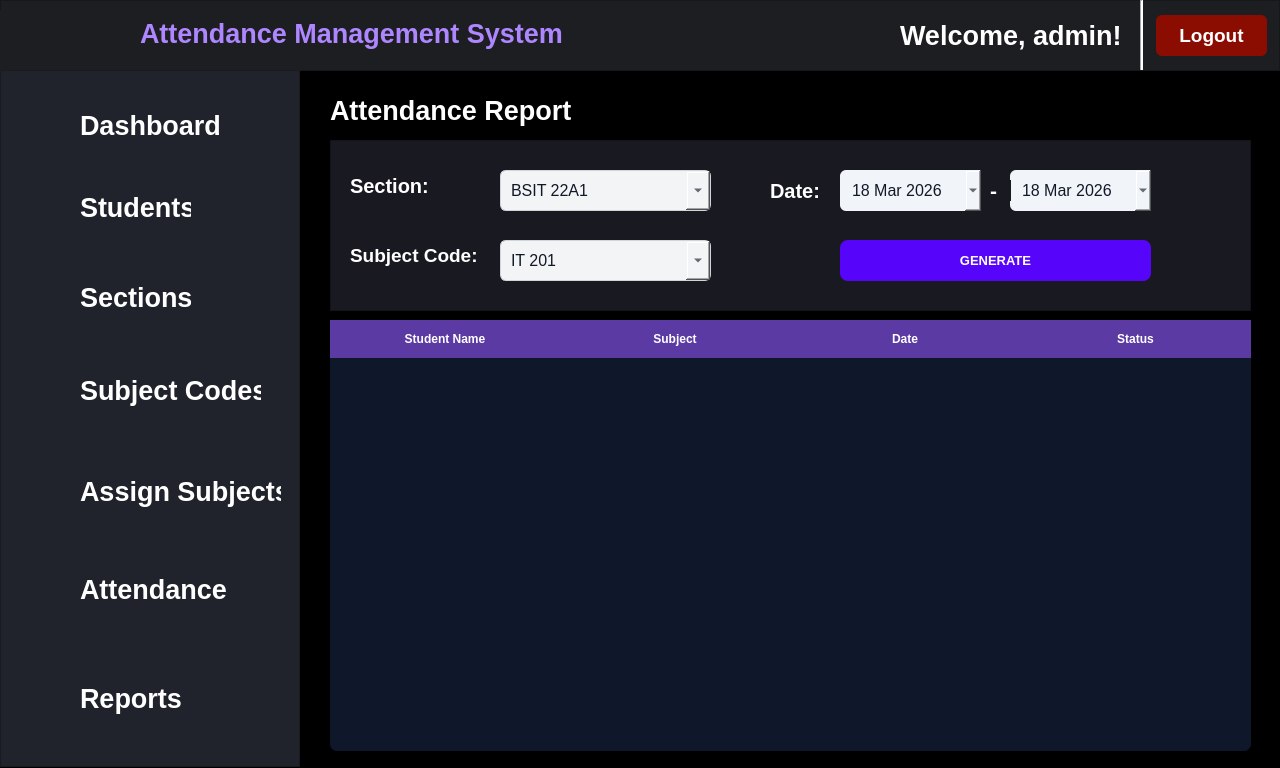
<?xml version="1.0" encoding="UTF-8"?>
<ui version="4.0">
 <class>MainWindow</class>
 <widget class="QMainWindow" name="MainWindow">
  <property name="geometry">
   <rect>
    <x>0</x>
    <y>0</y>
    <width>1280</width>
    <height>768</height>
   </rect>
  </property>
  <property name="minimumSize">
   <size>
    <width>1280</width>
    <height>768</height>
   </size>
  </property>
  <property name="maximumSize">
   <size>
    <width>1280</width>
    <height>768</height>
   </size>
  </property>
  <property name="windowTitle">
   <string>MainWindow</string>
  </property>
  <property name="styleSheet">
   <string notr="true">QMainWindow {
    background-color: #000000;
}

QWidget#centralwidget {
    background-color: #000000;
}</string>
  </property>
  <widget class="QWidget" name="centralwidget">
   <widget class="QTableWidget" name="attendanceTable">
    <property name="geometry">
     <rect>
      <x>330</x>
      <y>320</y>
      <width>921</width>
      <height>431</height>
     </rect>
    </property>
    <property name="autoFillBackground">
     <bool>false</bool>
    </property>
    <property name="styleSheet">
     <string notr="true">QTableWidget#attendanceTable {
    background-color: #0f172a;
    alternate-background-color: #1e293b;
    border: none;
    color: white;
    font-size: 14px;
    gridline-color: #1e293b;
	border-radius: 7px;
}

QHeaderView::section {
    background-color: #5b3aa4;
    color: white;
    padding: 10px;
    border: none;
    font-weight: bold;
}

QTableWidget::item {
    padding: 10px;
    border: none;
}

QTableWidget::item:selected {
    background-color: #7c3aed;
    color: white;
}</string>
    </property>
    <attribute name="horizontalHeaderCascadingSectionResizes">
     <bool>false</bool>
    </attribute>
    <attribute name="horizontalHeaderDefaultSectionSize">
     <number>230</number>
    </attribute>
    <attribute name="horizontalHeaderShowSortIndicator" stdset="0">
     <bool>false</bool>
    </attribute>
    <attribute name="horizontalHeaderStretchLastSection">
     <bool>true</bool>
    </attribute>
    <column>
     <property name="text">
      <string>Student Name</string>
     </property>
    </column>
    <column>
     <property name="text">
      <string>Subject</string>
     </property>
    </column>
    <column>
     <property name="text">
      <string>Date</string>
     </property>
    </column>
    <column>
     <property name="text">
      <string>Status</string>
     </property>
    </column>
   </widget>
   <widget class="QFrame" name="topbar">
    <property name="geometry">
     <rect>
      <x>0</x>
      <y>0</y>
      <width>1280</width>
      <height>71</height>
     </rect>
    </property>
    <property name="styleSheet">
     <string notr="true">background-color: #1D1E21;</string>
    </property>
    <property name="frameShape">
     <enum>QFrame::StyledPanel</enum>
    </property>
    <property name="frameShadow">
     <enum>QFrame::Raised</enum>
    </property>
    <widget class="QLabel" name="label">
     <property name="geometry">
      <rect>
       <x>0</x>
       <y>10</y>
       <width>151</width>
       <height>71</height>
      </rect>
     </property>
     <property name="text">
      <string/>
     </property>
     <property name="pixmap">
      <pixmap>../assets/140x140.png</pixmap>
     </property>
    </widget>
    <widget class="QLabel" name="label_2">
     <property name="geometry">
      <rect>
       <x>140</x>
       <y>8</y>
       <width>431</width>
       <height>50</height>
      </rect>
     </property>
     <property name="font">
      <font>
       <family>Segoe UI</family>
       <pointsize>20</pointsize>
       <weight>75</weight>
       <bold>true</bold>
      </font>
     </property>
     <property name="styleSheet">
      <string notr="true">color: #AE86FF;</string>
     </property>
     <property name="text">
      <string>Attendance Management System</string>
     </property>
    </widget>
    <widget class="QPushButton" name="pushButton_9">
     <property name="geometry">
      <rect>
       <x>1156</x>
       <y>15</y>
       <width>111</width>
       <height>41</height>
      </rect>
     </property>
     <property name="font">
      <font>
       <family>Segoe UI</family>
       <pointsize>14</pointsize>
       <weight>75</weight>
       <bold>true</bold>
      </font>
     </property>
     <property name="cursor">
      <cursorShape>PointingHandCursor</cursorShape>
     </property>
     <property name="styleSheet">
      <string notr="true">QPushButton {
background-color: #8B0C00;
border: none;
color: white;
border-radius: 6px;
}

QPushButton:hover {
background-color: #67160F;
}</string>
     </property>
     <property name="text">
      <string>Logout</string>
     </property>
    </widget>
    <widget class="Line" name="line">
     <property name="geometry">
      <rect>
       <x>1140</x>
       <y>0</y>
       <width>3</width>
       <height>70</height>
      </rect>
     </property>
     <property name="styleSheet">
      <string notr="true">background-color: white;</string>
     </property>
     <property name="orientation">
      <enum>Qt::Vertical</enum>
     </property>
    </widget>
    <widget class="QLabel" name="label_9">
     <property name="geometry">
      <rect>
       <x>900</x>
       <y>10</y>
       <width>221</width>
       <height>50</height>
      </rect>
     </property>
     <property name="font">
      <font>
       <family>Segoe UI</family>
       <pointsize>20</pointsize>
       <weight>75</weight>
       <bold>true</bold>
      </font>
     </property>
     <property name="styleSheet">
      <string notr="true">color: white;</string>
     </property>
     <property name="text">
      <string>Welcome, admin!</string>
     </property>
    </widget>
   </widget>
   <widget class="QFrame" name="frame_2">
    <property name="geometry">
     <rect>
      <x>0</x>
      <y>70</y>
      <width>300</width>
      <height>697</height>
     </rect>
    </property>
    <property name="styleSheet">
     <string notr="true">background-color: #20232B;
padding: 10px;</string>
    </property>
    <property name="frameShape">
     <enum>QFrame::StyledPanel</enum>
    </property>
    <property name="frameShadow">
     <enum>QFrame::Raised</enum>
    </property>
    <widget class="QPushButton" name="pushButton_8">
     <property name="geometry">
      <rect>
       <x>70</x>
       <y>30</y>
       <width>161</width>
       <height>51</height>
      </rect>
     </property>
     <property name="font">
      <font>
       <family>Segoe UI</family>
       <pointsize>20</pointsize>
       <weight>75</weight>
       <italic>false</italic>
       <bold>true</bold>
      </font>
     </property>
     <property name="cursor">
      <cursorShape>PointingHandCursor</cursorShape>
     </property>
     <property name="styleSheet">
      <string notr="true">QPushButton {
    color: white;
    background: transparent;
    border: none;
    text-align: left;
    padding: 10px;
}

QPushButton:hover {
    color: #7B2CFF;
}

QPushButton:checked {
    color: #7B2CFF;
    font-weight: bold;
}</string>
     </property>
     <property name="text">
      <string>Dashboard</string>
     </property>
    </widget>
    <widget class="QPushButton" name="pushButton_10">
     <property name="geometry">
      <rect>
       <x>70</x>
       <y>112</y>
       <width>131</width>
       <height>51</height>
      </rect>
     </property>
     <property name="font">
      <font>
       <family>Segoe UI</family>
       <pointsize>20</pointsize>
       <weight>75</weight>
       <italic>false</italic>
       <bold>true</bold>
      </font>
     </property>
     <property name="cursor">
      <cursorShape>PointingHandCursor</cursorShape>
     </property>
     <property name="styleSheet">
      <string notr="true">QPushButton {
    color: white;
    background: transparent;
    border: none;
    text-align: left;
    padding: 10px;
}

QPushButton:hover {
    color: #7B2CFF;
}

QPushButton:checked {
    color: #7B2CFF;
    font-weight: bold;
}</string>
     </property>
     <property name="text">
      <string>Students</string>
     </property>
    </widget>
    <widget class="QPushButton" name="pushButton_11">
     <property name="geometry">
      <rect>
       <x>70</x>
       <y>202</y>
       <width>131</width>
       <height>51</height>
      </rect>
     </property>
     <property name="font">
      <font>
       <family>Segoe UI</family>
       <pointsize>20</pointsize>
       <weight>75</weight>
       <italic>false</italic>
       <bold>true</bold>
      </font>
     </property>
     <property name="cursor">
      <cursorShape>PointingHandCursor</cursorShape>
     </property>
     <property name="styleSheet">
      <string notr="true">QPushButton {
     color: white;
    background: transparent;
    border: none;
    text-align: left;
    padding: 10px;
}

QPushButton:hover {
    color: #7B2CFF;
}

QPushButton:checked {
    color: #7B2CFF;
    font-weight: bold;
}</string>
     </property>
     <property name="text">
      <string>Sections</string>
     </property>
    </widget>
    <widget class="QPushButton" name="pushButton_12">
     <property name="geometry">
      <rect>
       <x>70</x>
       <y>290</y>
       <width>201</width>
       <height>61</height>
      </rect>
     </property>
     <property name="font">
      <font>
       <family>Segoe UI</family>
       <pointsize>20</pointsize>
       <weight>75</weight>
       <italic>false</italic>
       <bold>true</bold>
      </font>
     </property>
     <property name="cursor">
      <cursorShape>PointingHandCursor</cursorShape>
     </property>
     <property name="acceptDrops">
      <bool>false</bool>
     </property>
     <property name="styleSheet">
      <string notr="true">QPushButton {
     color: white;
    background: transparent;
    border: none;
    text-align: left;
    padding: 10px;
}

QPushButton:hover {
    color: #7B2CFF;
}

QPushButton:checked {
    color: #7B2CFF;
    font-weight: bold;
}</string>
     </property>
     <property name="text">
      <string>Subject Codes</string>
     </property>
    </widget>
    <widget class="QPushButton" name="pushButton_13">
     <property name="geometry">
      <rect>
       <x>70</x>
       <y>391</y>
       <width>221</width>
       <height>61</height>
      </rect>
     </property>
     <property name="font">
      <font>
       <family>Segoe UI</family>
       <pointsize>20</pointsize>
       <weight>75</weight>
       <italic>false</italic>
       <bold>true</bold>
      </font>
     </property>
     <property name="cursor">
      <cursorShape>PointingHandCursor</cursorShape>
     </property>
     <property name="styleSheet">
      <string notr="true">QPushButton {
     color: white;
    background: transparent;
    border: none;
    text-align: left;
    padding: 10px;
}

QPushButton:hover {
    color: #7B2CFF;
}

QPushButton:checked {
    color: #7B2CFF;
    font-weight: bold;
}</string>
     </property>
     <property name="text">
      <string>Assign Subjects</string>
     </property>
    </widget>
    <widget class="QPushButton" name="pushButton_14">
     <property name="geometry">
      <rect>
       <x>70</x>
       <y>494</y>
       <width>171</width>
       <height>51</height>
      </rect>
     </property>
     <property name="font">
      <font>
       <family>Segoe UI</family>
       <pointsize>20</pointsize>
       <weight>75</weight>
       <italic>false</italic>
       <bold>true</bold>
      </font>
     </property>
     <property name="cursor">
      <cursorShape>PointingHandCursor</cursorShape>
     </property>
     <property name="styleSheet">
      <string notr="true">QPushButton {
    color: white;
    background: transparent;
    border: none;
    text-align: left;
    padding: 10px;
}

QPushButton:hover {
    color: #7B2CFF;
}

QPushButton:checked {
    color: #7B2CFF;
    font-weight: bold;
}</string>
     </property>
     <property name="text">
      <string>Attendance</string>
     </property>
    </widget>
    <widget class="QPushButton" name="pushButton_15">
     <property name="geometry">
      <rect>
       <x>70</x>
       <y>598</y>
       <width>121</width>
       <height>61</height>
      </rect>
     </property>
     <property name="font">
      <font>
       <family>Segoe UI</family>
       <pointsize>20</pointsize>
       <weight>75</weight>
       <italic>false</italic>
       <bold>true</bold>
      </font>
     </property>
     <property name="cursor">
      <cursorShape>PointingHandCursor</cursorShape>
     </property>
     <property name="styleSheet">
      <string notr="true">QPushButton {
     color: white;
    background: transparent;
    border: none;
    text-align: left;
    padding: 10px;
}

QPushButton:hover {
    color: #7B2CFF;
}

QPushButton:checked {
    color: #7B2CFF;
    font-weight: bold;
}</string>
     </property>
     <property name="text">
      <string>Reports</string>
     </property>
    </widget>
    <widget class="QLabel" name="label_17">
     <property name="geometry">
      <rect>
       <x>20</x>
       <y>30</y>
       <width>61</width>
       <height>61</height>
      </rect>
     </property>
     <property name="text">
      <string/>
     </property>
     <property name="pixmap">
      <pixmap>../assets/dashboard.png</pixmap>
     </property>
    </widget>
    <widget class="QLabel" name="label_18">
     <property name="geometry">
      <rect>
       <x>20</x>
       <y>115</y>
       <width>51</width>
       <height>51</height>
      </rect>
     </property>
     <property name="text">
      <string/>
     </property>
     <property name="pixmap">
      <pixmap>../assets/student.png</pixmap>
     </property>
    </widget>
    <widget class="QLabel" name="label_19">
     <property name="geometry">
      <rect>
       <x>20</x>
       <y>200</y>
       <width>61</width>
       <height>61</height>
      </rect>
     </property>
     <property name="text">
      <string/>
     </property>
     <property name="pixmap">
      <pixmap>../assets/section.png</pixmap>
     </property>
    </widget>
    <widget class="QLabel" name="label_20">
     <property name="geometry">
      <rect>
       <x>20</x>
       <y>300</y>
       <width>61</width>
       <height>51</height>
      </rect>
     </property>
     <property name="text">
      <string/>
     </property>
     <property name="pixmap">
      <pixmap>../assets/subject.png</pixmap>
     </property>
    </widget>
    <widget class="QLabel" name="label_21">
     <property name="geometry">
      <rect>
       <x>20</x>
       <y>400</y>
       <width>47</width>
       <height>51</height>
      </rect>
     </property>
     <property name="text">
      <string/>
     </property>
     <property name="pixmap">
      <pixmap>../assets/subject-code.png</pixmap>
     </property>
    </widget>
    <widget class="QLabel" name="label_22">
     <property name="geometry">
      <rect>
       <x>20</x>
       <y>500</y>
       <width>51</width>
       <height>51</height>
      </rect>
     </property>
     <property name="text">
      <string/>
     </property>
     <property name="pixmap">
      <pixmap>../assets/attendance.png</pixmap>
     </property>
    </widget>
    <widget class="QLabel" name="label_23">
     <property name="geometry">
      <rect>
       <x>20</x>
       <y>600</y>
       <width>61</width>
       <height>61</height>
      </rect>
     </property>
     <property name="text">
      <string/>
     </property>
     <property name="pixmap">
      <pixmap>../assets/report.png</pixmap>
     </property>
    </widget>
   </widget>
   <widget class="QLabel" name="apptitle_2">
    <property name="geometry">
     <rect>
      <x>330</x>
      <y>90</y>
      <width>251</width>
      <height>41</height>
     </rect>
    </property>
    <property name="font">
     <font>
      <family>Segoe UI</family>
      <pointsize>20</pointsize>
      <weight>75</weight>
      <italic>false</italic>
      <bold>true</bold>
     </font>
    </property>
    <property name="styleSheet">
     <string notr="true">color: #FFFFFF;
</string>
    </property>
    <property name="text">
     <string>Attendance Report</string>
    </property>
   </widget>
   <widget class="QFrame" name="frame">
    <property name="geometry">
     <rect>
      <x>330</x>
      <y>140</y>
      <width>921</width>
      <height>171</height>
     </rect>
    </property>
    <property name="styleSheet">
     <string notr="true">background-color: #191921;</string>
    </property>
    <property name="frameShape">
     <enum>QFrame::StyledPanel</enum>
    </property>
    <property name="frameShadow">
     <enum>QFrame::Raised</enum>
    </property>
    <widget class="QDateEdit" name="dateEdit_2">
     <property name="geometry">
      <rect>
       <x>680</x>
       <y>30</y>
       <width>141</width>
       <height>41</height>
      </rect>
     </property>
     <property name="font">
      <font>
       <family>Segoe UI</family>
       <pointsize>12</pointsize>
      </font>
     </property>
     <property name="styleSheet">
      <string notr="true">QDateEdit {
    background-color: #f1f5f9;
    color: #111827;
    border-radius: 6px;
    padding: 6px 10px;
    border: none;
}

QCalendarWidget {
    background-color: #1e293b;
    color: white;
	font-family: &quot;Segoe UI&quot;;
}

QCalendarWidget QWidget {
    alternate-background-color: #402E65;
}

QCalendarWidget QToolButton {
    color: white;
	font-family: &quot;Segoe UI&quot;;
    background: #00000;
}

QCalendarWidget QAbstractItemView {
	color: white;
	font-family: &quot;Segoe UI&quot;;
    selection-background-color: #7c3aed;
    selection-color: white;
}</string>
     </property>
     <property name="dateTime">
      <datetime>
       <hour>0</hour>
       <minute>0</minute>
       <second>0</second>
       <year>2026</year>
       <month>3</month>
       <day>18</day>
      </datetime>
     </property>
     <property name="calendarPopup">
      <bool>true</bool>
     </property>
    </widget>
    <widget class="QLabel" name="apptitle_5">
     <property name="geometry">
      <rect>
       <x>440</x>
       <y>40</y>
       <width>61</width>
       <height>21</height>
      </rect>
     </property>
     <property name="font">
      <font>
       <family>Segoe UI</family>
       <pointsize>15</pointsize>
       <weight>75</weight>
       <italic>false</italic>
       <bold>true</bold>
      </font>
     </property>
     <property name="styleSheet">
      <string notr="true">color: #FFFFFF;
</string>
     </property>
     <property name="text">
      <string>Date:</string>
     </property>
    </widget>
    <widget class="QDateEdit" name="dateEdit">
     <property name="geometry">
      <rect>
       <x>510</x>
       <y>30</y>
       <width>141</width>
       <height>41</height>
      </rect>
     </property>
     <property name="font">
      <font>
       <family>Segoe UI</family>
       <pointsize>12</pointsize>
      </font>
     </property>
     <property name="styleSheet">
      <string notr="true">QDateEdit {
    background-color: #f1f5f9;
    color: #111827;
    border-radius: 6px;
    padding: 6px 10px;
    border: none;
}

QCalendarWidget {
    background-color: #1e293b;
    color: white;
	font-family: &quot;Segoe UI&quot;;
}

QCalendarWidget QWidget {
    alternate-background-color: #402E65;
}

QCalendarWidget QToolButton {
    color: white;
	font-family: &quot;Segoe UI&quot;;
    background: #00000;
}

QCalendarWidget QAbstractItemView {
	color: white;
	font-family: &quot;Segoe UI&quot;;
    selection-background-color: #7c3aed;
    selection-color: white;
}</string>
     </property>
     <property name="dateTime">
      <datetime>
       <hour>0</hour>
       <minute>0</minute>
       <second>0</second>
       <year>2026</year>
       <month>3</month>
       <day>18</day>
      </datetime>
     </property>
     <property name="calendarPopup">
      <bool>true</bool>
     </property>
    </widget>
    <widget class="QLabel" name="label_8">
     <property name="geometry">
      <rect>
       <x>660</x>
       <y>40</y>
       <width>21</width>
       <height>21</height>
      </rect>
     </property>
     <property name="font">
      <font>
       <family>Segoe UI</family>
       <pointsize>16</pointsize>
       <weight>75</weight>
       <bold>true</bold>
      </font>
     </property>
     <property name="styleSheet">
      <string notr="true">color: white;</string>
     </property>
     <property name="text">
      <string>-</string>
     </property>
    </widget>
    <widget class="QComboBox" name="cmbSubject">
     <property name="geometry">
      <rect>
       <x>170</x>
       <y>100</y>
       <width>211</width>
       <height>41</height>
      </rect>
     </property>
     <property name="font">
      <font>
       <family>Segoe UI</family>
       <pointsize>12</pointsize>
      </font>
     </property>
     <property name="styleSheet">
      <string notr="true">QComboBox {
    background-color: #f3f4f6;
    color: #111827;
    border: 1px solid #d1d5db;
    border-radius: 6px;
    padding: 6px 10px;
}

QComboBox::drop-down {
    width: 24px;
}

QComboBox:hover {
    border: 1px solid #a78bfa;
}

QComboBox:focus {
    border: 1px solid #7c3aed;
}

QComboBox QAbstractItemView {
    background-color: #ffffff;
    color: #111827;
    border: 1px solid #d1d5db;
    selection-background-color: #7c3aed;
    selection-color: white;
}</string>
     </property>
     <item>
      <property name="text">
       <string>IT 201</string>
      </property>
     </item>
     <item>
      <property name="text">
       <string>IT 202</string>
      </property>
     </item>
     <item>
      <property name="text">
       <string>IT 203</string>
      </property>
     </item>
    </widget>
    <widget class="QLabel" name="label_5">
     <property name="geometry">
      <rect>
       <x>20</x>
       <y>100</y>
       <width>141</width>
       <height>31</height>
      </rect>
     </property>
     <property name="font">
      <font>
       <family>Segoe UI</family>
       <pointsize>14</pointsize>
       <weight>75</weight>
       <bold>true</bold>
      </font>
     </property>
     <property name="styleSheet">
      <string notr="true">color: white;</string>
     </property>
     <property name="text">
      <string>Subject Code:</string>
     </property>
    </widget>
    <widget class="QPushButton" name="generateBtn">
     <property name="geometry">
      <rect>
       <x>510</x>
       <y>100</y>
       <width>311</width>
       <height>41</height>
      </rect>
     </property>
     <property name="font">
      <font>
       <family>Segoe UI</family>
       <pointsize>10</pointsize>
       <weight>75</weight>
       <bold>true</bold>
      </font>
     </property>
     <property name="cursor">
      <cursorShape>PointingHandCursor</cursorShape>
     </property>
     <property name="styleSheet">
      <string notr="true">QPushButton {
    background-color: #5604FA; 
    color: white;
    border: none;
    border-radius: 8px;
    padding: 8px 20px;
    font-weight: 600;
}

QPushButton:hover {
    background-color: #4709C1;
}

QPushButton:pressed {
    background-color: #864BFB; 
}

QPushButton:disabled {
    background-color: #4b5563;
    color: #9ca3af;
}</string>
     </property>
     <property name="text">
      <string>GENERATE</string>
     </property>
    </widget>
    <widget class="QLabel" name="apptitle_3">
     <property name="geometry">
      <rect>
       <x>20</x>
       <y>30</y>
       <width>81</width>
       <height>31</height>
      </rect>
     </property>
     <property name="font">
      <font>
       <family>Segoe UI</family>
       <pointsize>15</pointsize>
       <weight>75</weight>
       <italic>false</italic>
       <bold>true</bold>
      </font>
     </property>
     <property name="styleSheet">
      <string notr="true">color: #FFFFFF;
</string>
     </property>
     <property name="text">
      <string>Section:</string>
     </property>
    </widget>
    <widget class="QComboBox" name="cmbSection">
     <property name="geometry">
      <rect>
       <x>170</x>
       <y>30</y>
       <width>211</width>
       <height>41</height>
      </rect>
     </property>
     <property name="font">
      <font>
       <family>Segoe UI</family>
       <pointsize>12</pointsize>
      </font>
     </property>
     <property name="styleSheet">
      <string notr="true">QComboBox {
    background-color: #f3f4f6;
    color: #111827;
    border: 1px solid #d1d5db;
    border-radius: 6px;
    padding: 6px 10px;
}

QComboBox::drop-down {
    width: 24px;
}

QComboBox:hover {
    border: 1px solid #a78bfa;
}

QComboBox:focus {
    border: 1px solid #7c3aed;
}

QComboBox QAbstractItemView {
    background-color: #ffffff;
    color: #111827;
    border: 1px solid #d1d5db;
    selection-background-color: #7c3aed;
    selection-color: white;
}</string>
     </property>
     <item>
      <property name="text">
       <string>BSIT 22A1</string>
      </property>
     </item>
     <item>
      <property name="text">
       <string>BSIT 22A2</string>
      </property>
     </item>
     <item>
      <property name="text">
       <string>BSIT 22A3</string>
      </property>
     </item>
     <item>
      <property name="text">
       <string>BSIT 22A4</string>
      </property>
     </item>
    </widget>
   </widget>
   <zorder>frame</zorder>
   <zorder>attendanceTable</zorder>
   <zorder>topbar</zorder>
   <zorder>frame_2</zorder>
   <zorder>apptitle_2</zorder>
  </widget>
 </widget>
 <resources/>
 <connections/>
</ui>
